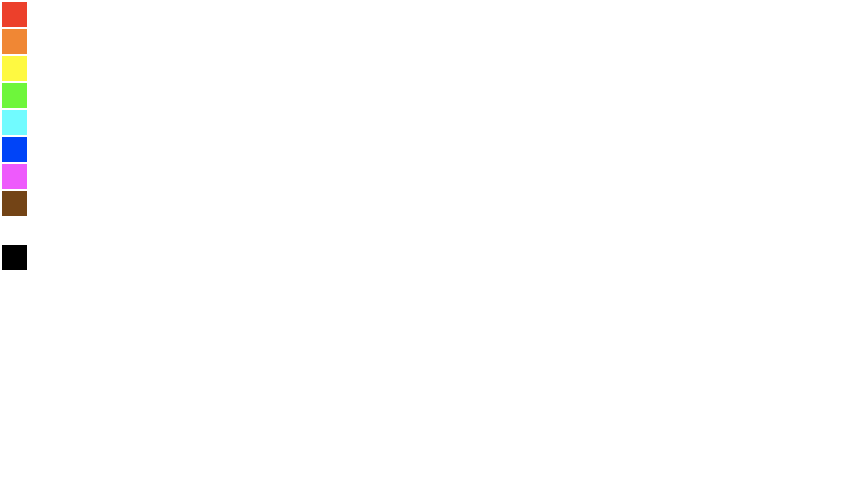
Frame 1 (no input)
Frame 60 (no input): identical to frame 1, image omitted
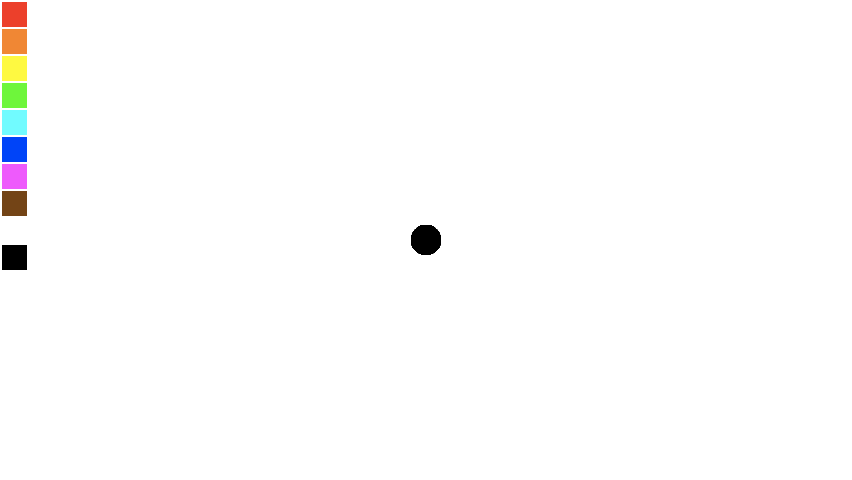
Frame 120 (the mouse pressed at the canvas centre since frame 60)

The p5.js sketch that drew these frames (run headless with seeded random() and noise() and a simulated clock; from frame 60 on, the mouse is pressed at the canvas centre):

// p5.js sketch
// ── sketch.js
let current_paint_color = 'black';

// let colors[values_index] ==> {red, orange, yellow, light green, light bluish_teal, blue, pink, brown, white, black}
let colors = ['#ec402b', '#f08734','#fef941', '#6ef63b', '#71fbff', '#0044f8', '#ee5afc', '#734416', '#ffffff', '#000000'];

let x = 0;
let y = 0;

// I used the following p5_tutorial's
// method for smoothing the paint stroke.
//
// credit :  user by name of "jenagosta"  ::
//           5-9: Smooth Lines with Easing - p5.js Web Editor
let easing = 0.05;

let width_val = 25;
let height_val = 25;

// boolean flag
let mousepress_X_GreaterTHAN29_bool = 0;

let startMousePressTime = 0;

// bool flag for noting mouse button
// has been released "..sometime.. of LATE"
let mouseReleased_bool = 0;

// boolean flag for starting the
// first touch of the paint brush
// in an applied brush stroke
let strokeFIRST_RUN_bool = 0;

function mousePressed(){
  if(mouseX >= 29) {
      // set this bool flag to true for initializing later activities
    mousepress_X_GreaterTHAN29_bool = 1;
    
    // details to be used in painting later
    x = mouseX;
    y = mouseY;
    
    startMousePressTime = millis();
    
    mouseReleased_bool = 0;
    
    strokeFIRST_RUN_bool = 1;
    
  } else {
    
    // set up detection of palette color picker pickup
    if(mouseX >= 2 && mouseX <= 27){
      
      // Red box palette click
      if(mouseY >= 2 && mouseY <= 27){
        current_paint_color = colors[0];
      }
      // Orange box palette click
      else if(mouseY >= 30 && mouseY <= 55){
        current_paint_color = colors[1];
      }
      // Yellow box palette click
      else if(mouseY >= 58 && mouseY <= 83){
        current_paint_color = colors[2];
      }
      // Green box palette click
      else if(mouseY >= 86 && mouseY <= 111){
        current_paint_color = colors[3];
      }
      // Light Bluish_Teal box palette click
      else if(mouseY >= 114 && mouseY <= 139){
        current_paint_color = colors[4];
      }
      // Blue box palette click
      else if(mouseY >= 142 && mouseY <= 167){
        current_paint_color = colors[5];
      }
      // Pink box palette click
      else if(mouseY >= 170 && mouseY <= 195){
        current_paint_color = colors[6];
      }
      // Brown box palette click
      else if(mouseY >= 198 && mouseY <= 223){
        current_paint_color = colors[7];
      }
      // White box palette click
      else if(mouseY >= 226 && mouseY <= 251){
        current_paint_color = colors[8];
      } 
      // Black box palette click
      else if(mouseY >= 254 && mouseY <= 279){
        current_paint_color = colors[9];
      } 
    }
  }
}

function mouseReleased() {
  
  mouseReleased_bool = 1;
  
  mousepress_X_GreaterTHAN29_bool = 0;
}

function setup() {

  createCanvas(852, 480);
  background(255);
}

function drawRect(x, y, rgbHex){
  
  fill(rgbHex);
  rect(x, y, width_val, height_val);
  
}

function draw() {
  
  // draw a white sidebar to be featured underneath the palette .. as a preliminary step.
  fill('white');
  noStroke();
  rect(0, 0, 29, 480);
  
  let y_spacer__for_paint_palette = 0;

  for(i=0;i <= 9;i++){

    y_spacer__for_paint_palette += 2;

    noStroke();

    drawRect(2, y_spacer__for_paint_palette, colors[i]);

    y_spacer__for_paint_palette += height_val;

  }
  
    // paint a single (stand-alone) 30px-diameter-DOT
   if( mouseReleased_bool && ( millis() - startMousePressTime ) < 176) {
        
      fill(color(current_paint_color));
      noStroke();
      circle(x, y, 30);
     
      // could assign value for x and y
      // to be used respectively
      // in a later application
      // of another stroke being made, hence.
         // x = mouseX;
         // y = mouseY;
      
     // NOW WE are done with painting a single dot, ...
     // .. so reset this mouseReleased flag param.
      mouseReleased_bool = 0;
    
     } else if(mouseIsPressed && mousepress_X_GreaterTHAN29_bool && (( millis() - startMousePressTime ) > 176 )  &&
              strokeFIRST_RUN_bool) { 

       // re-initialize this to an un-activated normal value
       mouseReleased_bool = 0;
       
       fill(color(current_paint_color));
       noStroke();
       x = mouseX;
       y = mouseY;
       circle(x, y, 30);
       
       strokeFIRST_RUN_bool = 0;
    } 
  
     else if(mouseIsPressed && mousepress_X_GreaterTHAN29_bool && ( ( millis() - startMousePressTime ) > 176) && strokeFIRST_RUN_bool == 0)  { 

       
       // again re-initialize this to an un-activated normal value
       mouseReleased_bool = 0;
       
       fill(color(current_paint_color));
       noStroke();


       // As mentioned before (at the
       // beginning of this program),
       // 
       // I used the following
       // proportioning-/-mathematical element
       //
       // taken from a p5_tutorial-(credit :
       //  " jenagosta  ::  5-9: Smooth Lines
       //    with Easing - p5.js "
       // ____________________________________
       //
       //  concerning a method for smoothing
       // the interval of a paint stroke.
       //
       // Referring to the 'easing' variable
       // mentioned earlier, and listed below here.
       let targetX = mouseX;
       x += (targetX - x) * easing;
       let targetY = mouseY;
       y += (targetY - y) * easing;
  
       circle(x, y, 30);
    } 
}

     
     
     
     
     
     
     
     
     
     
     
     
     
     
     
     
     
